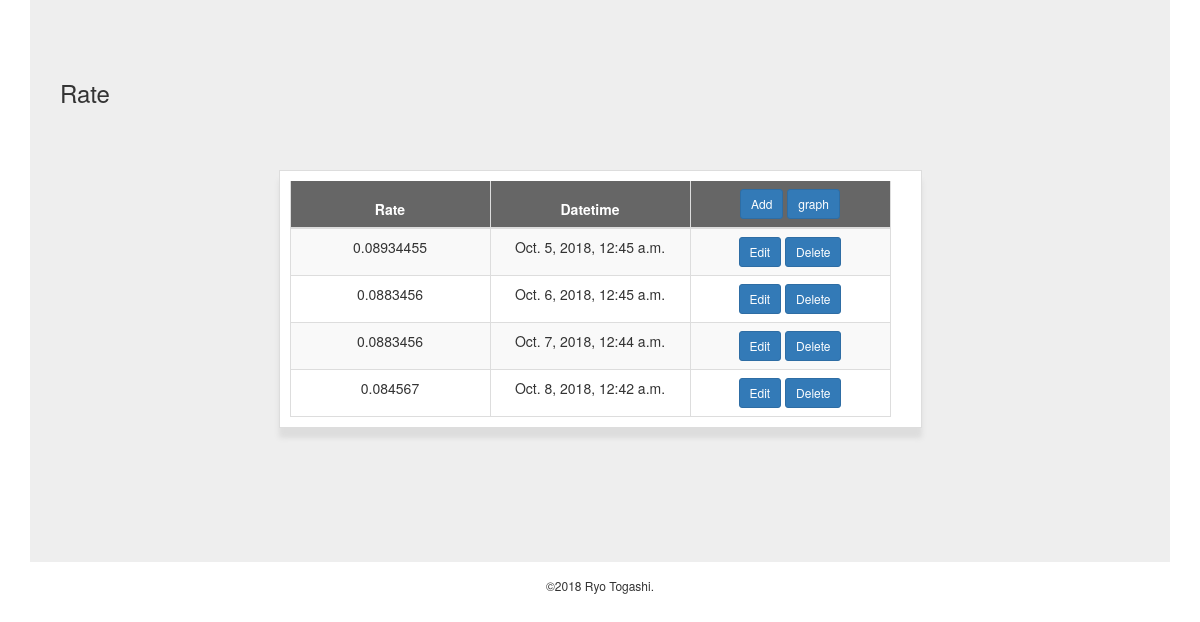
The page /line_graph/ on the database as committed earlier.
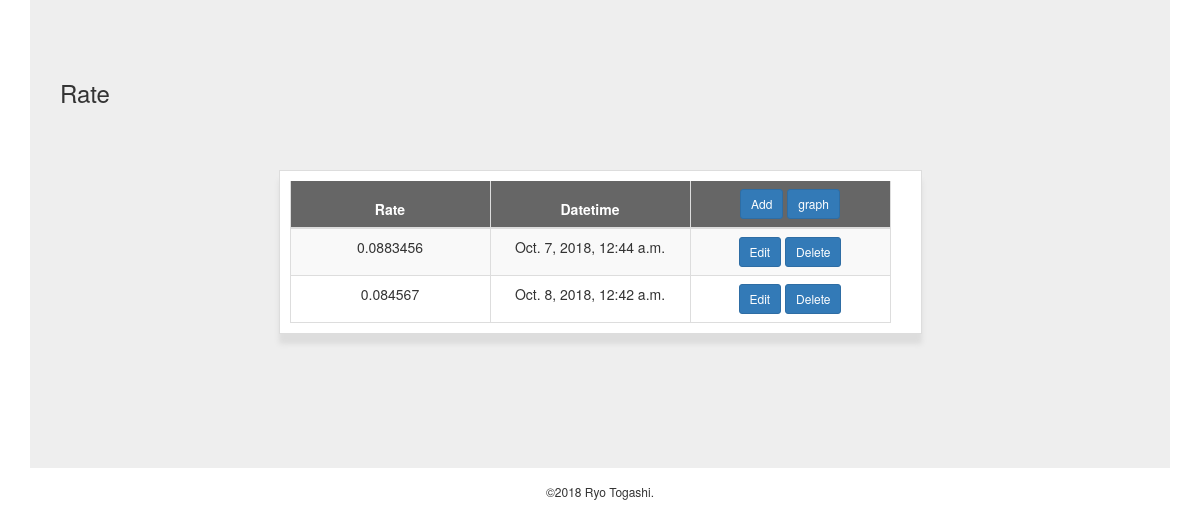
The same page on the database as committed later.
### line_graph/models.py (models this page shows, shortened)
class RateData(models.Model):
    id = models.AutoField(primary_key=True)
    rate = models.FloatField(null=False, blank=False)
    datetime = models.DateTimeField(blank=False)

### line_graph/views.py (the view)
def index(request):
    line_graph_data = RateData.objects.order_by('datetime', 'rate', 'id')
    rate_dict = {'line_graph_data': line_graph_data}
    return render(request, 'line_graph/index.html', context=rate_dict)

### templates/line_graph/index.html (shortened to what this page needs)
{% extends "base.html" %}
{% block content %}
    <h3>Rate</h3>
    <div class="container">
        {% if line_graph_data %}
            <table class="table table-striped table-bordered">
                <thead>
                    <tr>
                        <th>Rate</th>
                        <th>Datetime</th>
                        <th>
                            <a href="{% url 'line_graph:add' %}" class="btn btn-primary btn-sm">Add</a>
                            <a href="{% url 'line_graph:graph' %}" class="btn btn-primary btn-sm">graph</a>
                        </th>
                    </tr>
                </thead>
                <tbody>
                    {% for rate_list in line_graph_data %}
                    <tr>
                        <td>{{ rate_list.rate }}</td>
                        <td>{{ rate_list.datetime }}</td>
                        <td>
                            <a href="{% url 'line_graph:edit' id=rate_list.id %}" class="btn btn-primary btn-sm">Edit</a>
                            <a href="{% url 'line_graph:delete' id=rate_list.id %}" class="btn btn-primary btn-sm" id="btn_del">Delete</a>
                        </td>
                    </tr>
                    {% endfor %}
                </tbody>
            </table>
        {% else %}
            <h3>There is no date.</h3>
        {% endif %}
    </div>
{% endblock content %}

Rows that differ between the two databases and show on the page:
removed RateData: rate "0.08934455", datetime "Oct. 5, 2018, 12:45 a.m."
removed RateData: rate "0.0883456", datetime "Oct. 6, 2018, 12:45 a.m."
